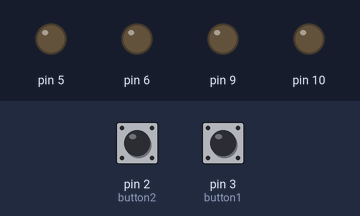
The sketch below on a simulated Arduino Uno, built with avr-gcc and run on an emulated ATmega328P. On the bench: output pins drawn as LEDs (lit = HIGH). The test bench sets the inputs (shaded band); at power-on: pin 2 (button2) LOW, pin 3 (button1) LOW.

Above: at 1.2 s.
1.3 s: pin 2 (button2) pulled HIGH for 0.15 s
At 1.6 s:
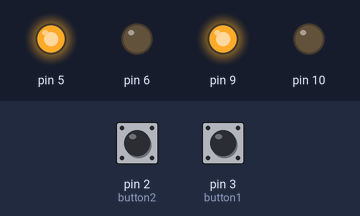
2.9 s: pin 3 (button1) pulled HIGH for 0.15 s
At 4.1 s:
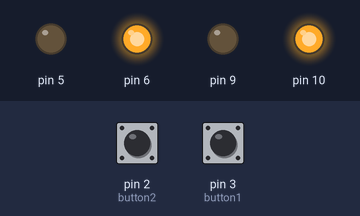
4.5 s: pin 2 (button2) pulled HIGH for 1 s
At 5.3 s:
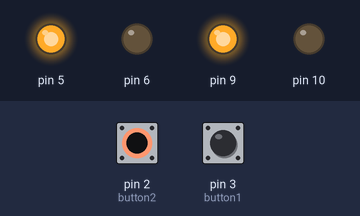
7.0 s: pin 3 (button1) pulled HIGH for 1 s
At 8.4 s:
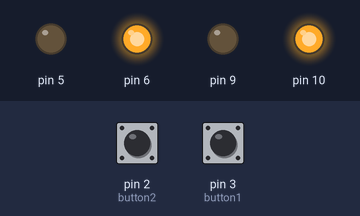
9.5 s: pin 2 (button2) driven HIGH and pin 3 (button1) driven HIGH
At 10.5 s:
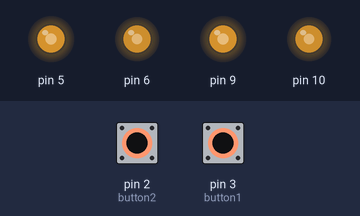
11.0 s: pin 2 (button2) driven LOW
At 12.4 s:
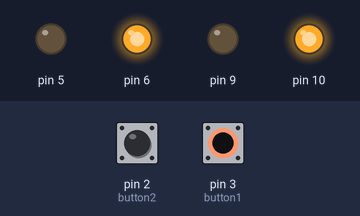
Timing chart, 0 to 13.5 s (numbered marks = the images above; inputs shaded):
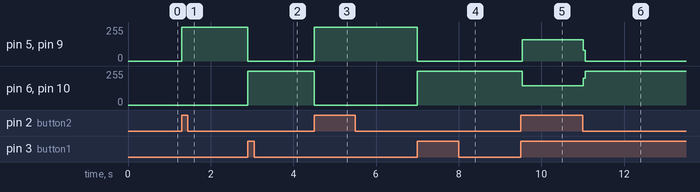

The sketch:

motorcontroller.ino
```cpp
int button1=3;
int button2=2;
void setup()
{
  pinMode(9,OUTPUT);
  pinMode(10,OUTPUT);
  pinMode(5,OUTPUT);
  pinMode(6,OUTPUT);
}
void loop()
{
  if (digitalRead(button1)==1)
  {
    digitalWrite(10,HIGH);
    digitalWrite(9,LOW);
    digitalWrite(6,HIGH);
    digitalWrite(5,LOW);
  }

  if (digitalRead(button2)==1)
    {
    digitalWrite(9,HIGH);
    digitalWrite(10,LOW);
    digitalWrite(5,HIGH);
    digitalWrite(6,LOW);
  }

}
```

Measured:
- after the input at 1.3 s, pin 5, pin 9: 0/255 → 255/255 at once
- after the input at 2.9 s, pin 5, pin 9: 255/255 → 0/255 at once; pin 6, pin 10: 0/255 → 255/255 at once
- after the input at 4.5 s, pin 5, pin 9: 0/255 → 255/255 at once; pin 6, pin 10: 255/255 → 0/255 at once
- after the input at 7.0 s, pin 5, pin 9: 255/255 → 0/255 at once; pin 6, pin 10: 0/255 → 255/255 at once
- after the input at 9.5 s, pin 5, pin 9: 0/255 → 160/255 at once; pin 6, pin 10: 255/255 → 144/255 at once
- after the input at 11.0 s, pin 5, pin 9: 160/255 → 0/255 at once; pin 6, pin 10: 144/255 → 255/255 at once
